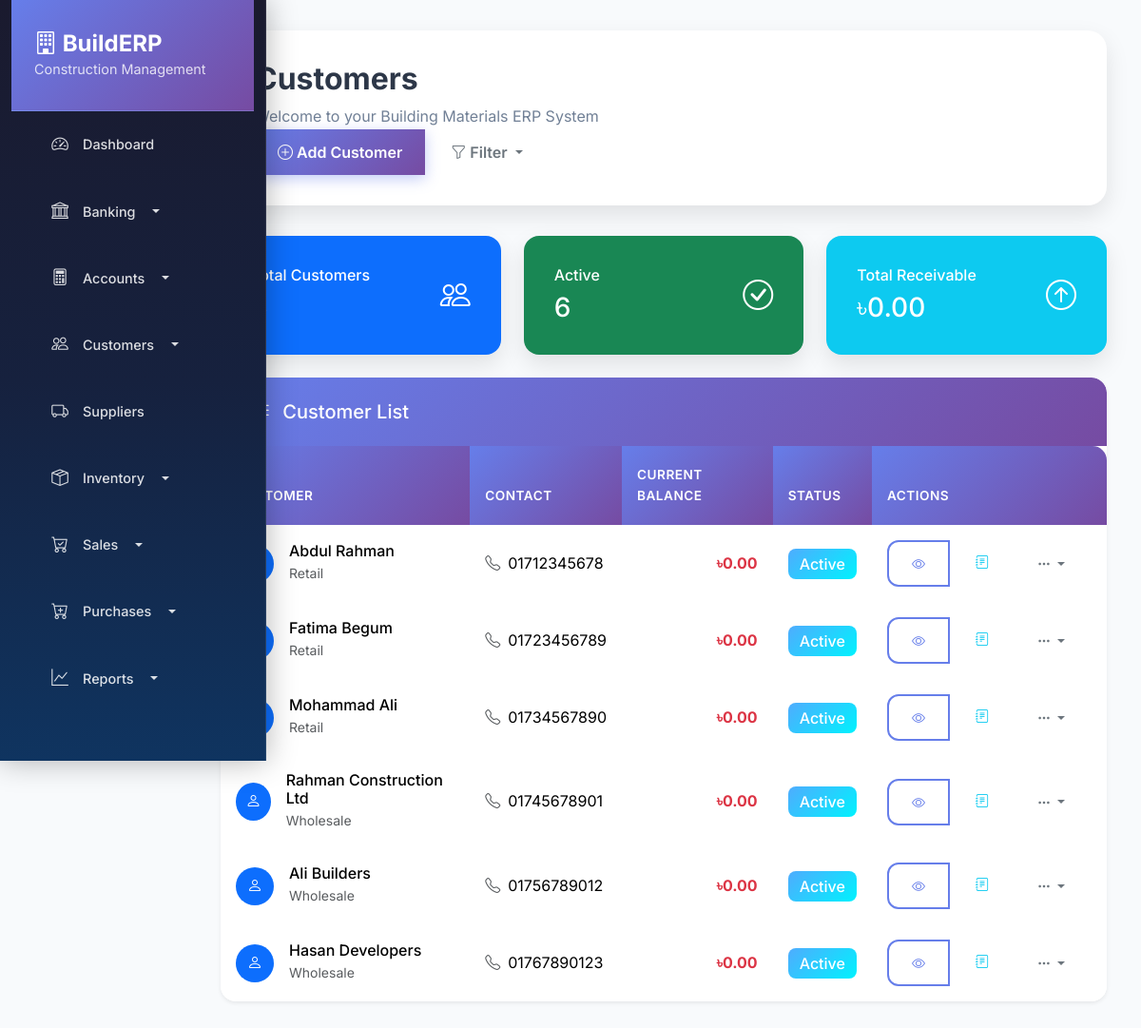
The app's page /customers/ with its own data.
### customers/models.py (models this page shows, shortened)
class Customer(models.Model):
    CUSTOMER_TYPES = [
        ('retail', 'Retail'),
        ('wholesale', 'Wholesale'),
    ]
    name = models.CharField(max_length=200)
    customer_type = models.CharField(max_length=20, choices=CUSTOMER_TYPES)
    contact_person = models.CharField(max_length=100, blank=True)
    phone = models.CharField(max_length=20, blank=True)
    email = models.EmailField(blank=True)
    address = models.TextField(blank=True)
    city = models.CharField(max_length=100, blank=True)
    credit_limit = models.DecimalField(max_digits=15, decimal_places=2, default=0)
    opening_balance = models.DecimalField(max_digits=15, decimal_places=2, default=0)
    current_balance = models.DecimalField(max_digits=15, decimal_places=2, default=0)
    is_active = models.BooleanField(default=True)
    created_at = models.DateTimeField(auto_now_add=True)
    updated_at = models.DateTimeField(auto_now=True)
    class Meta:
        verbose_name = "Customer"
        verbose_name_plural = "Customers"

### customers/views.py (the view)
# urls.py: path('', views.CustomerListView.as_view(), name='customer_list'),
class CustomerListView(ListView):
    model = Customer
    template_name = 'customers/customer_list.html'
    context_object_name = 'customers'
    def get_context_data(self, **kwargs):
        context = super().get_context_data(**kwargs)
        customers = self.get_queryset()
        total_receivable = sum(customer.current_balance for customer in customers if customer.current_balance > 0)
        total_payable = sum(abs(customer.current_balance) for customer in customers if customer.current_balance < 0)
        active_customers = customers.filter(is_active=True).count()
        context.update({
            'total_receivable': total_receivable,
            'total_payable': total_payable,
            'active_customers': active_customers,
        })
        return context

### templates/customers/customer_list.html (shortened to what this page needs)
{% extends 'base.html' %}
{% block page_title %}Customers{% endblock %}
{% block page_actions %}
<div class="btn-group">
    <a href="{% url 'customers:customer_create' %}" class="btn btn-primary">
        <i class="bi bi-plus-circle"></i> Add Customer
    </a>
    <button type="button" class="btn btn-outline-secondary dropdown-toggle" data-bs-toggle="dropdown">
        <i class="bi bi-funnel"></i> Filter
    </button>
</div>
{% endblock %}
{% block content %}
<div class="row mb-4">
    <div class="col-md-4">
        <div class="card bg-primary text-white">
            <div class="card-body">
                <div class="d-flex justify-content-between">
                    <div>
                        <h6 class="card-title">Total Customers</h6>
                        <h3 class="mb-0">{{ customers|length }}</h3>
                    </div>
                    <div class="align-self-center">
                        <i class="bi bi-people" style="font-size: 2rem;"></i>
                    </div>
                </div>
            </div>
        </div>
    </div>
    <div class="col-md-4">
        <div class="card bg-success text-white">
            <div class="card-body">
                <div class="d-flex justify-content-between">
                    <div>
                        <h6 class="card-title">Active</h6>
                        <h3 class="mb-0">{{ active_customers }}</h3>
                    </div>
                    <div class="align-self-center">
                        <i class="bi bi-check-circle" style="font-size: 2rem;"></i>
                    </div>
                </div>
            </div>
        </div>
    </div>
    <div class="col-md-4">
        <div class="card bg-info text-white">
            <div class="card-body">
                <div class="d-flex justify-content-between">
                    <div>
                        <h6 class="card-title">Total Receivable</h6>
                        <h3 class="mb-0">৳{{ total_receivable|floatformat:2 }}</h3>
                    </div>
                    <div class="align-self-center">
                        <i class="bi bi-arrow-up-circle" style="font-size: 2rem;"></i>
                    </div>
                </div>
            </div>
        </div>
    </div>
</div>
<div class="row">
    <div class="col-12">
        <div class="card shadow-sm">
            <div class="card-header bg-light">
                <h5 class="mb-0">
                    <i class="bi bi-list-ul me-2"></i>
                    Customer List
                </h5>
            </div>
            <div class="card-body p-0">
                {% if customers %}
                <div class="table-responsive">
                    <table class="table table-hover mb-0">
                        <thead class="table-dark">
                            <tr>
                                <th>Customer</th>
                                <th>Contact</th>
                                <th>Current Balance</th>
                                <th>Status</th>
                                <th>Actions</th>
                            </tr>
                        </thead>
                        <tbody>
                            {% for customer in customers %}
                            <tr>
                                <td>
                                    <div class="d-flex align-items-center">
                                        <div class="avatar-sm bg-primary text-white rounded-circle d-flex align-items-center justify-content-center me-3">
                                            <i class="bi bi-person"></i>
                                        </div>
                                        <div>
                                            <h6 class="mb-0">{{ customer.name }}</h6>
                                            <small class="text-muted">{{ customer.get_customer_type_display }}</small>
                                        </div>
                                    </div>
                                </td>
                                <td>
                                    <div class="d-flex align-items-center">
                                        <i class="bi bi-telephone me-2 text-muted"></i>
                                        <span>{{ customer.phone|default:"No phone" }}</span>
                                    </div>
                                </td>
                                <td>
                                    <div class="text-end">
                                        <div class="fw-bold {% if customer.current_balance >= 0 %}text-danger{% else %}text-success{% endif %}">
                                            ৳{{ customer.current_balance|floatformat:2 }}
                                        </div>
                                    </div>
                                </td>
                                <td>
                                    <span class="badge {% if customer.is_active %}bg-success{% else %}bg-danger{% endif %} fs-6">
                                        {% if customer.is_active %}Active{% else %}Inactive{% endif %}
                                    </span>
                                </td>
                                <td>
                                    <div class="btn-group" role="group">
                                        <a href="{% url 'customers:customer_detail' customer.pk %}" class="btn btn-outline-primary btn-sm" title="View Details">
                                            <i class="bi bi-eye"></i>
                                        </a>
                                        <a href="{% url 'customers:customer_ledger_detail' customer.pk %}" class="btn btn-outline-info btn-sm" title="View Ledger">
                                            <i class="bi bi-journal-text"></i>
                                        </a>
                                        <div class="btn-group" role="group">
                                            <button type="button" class="btn btn-outline-secondary btn-sm dropdown-toggle" data-bs-toggle="dropdown" title="More Actions">
                                                <i class="bi bi-three-dots"></i>
                                            </button>
                                        </div>
                                    </div>
                                </td>
                            </tr>
                            {% endfor %}
                        </tbody>
                    </table>
                </div>
                {% endif %}
            </div>
        </div>
    </div>
</div>
{% endblock %}

### templates/base.html (style rules this page uses)
:root { --primary-gradient: linear-gradient(135deg, #667eea 0%, #764ba2 100%); --secondary-gradient: linear-gradient(135deg, #f093fb 0%, #f5576c 100%); --success-gradient: linear-gradient(135deg, #4facfe 0%, #00f2fe 100%); --warning-gradient: linear-gradient(135deg, #43e97b 0%, #38f9d7 100%); --danger-gradient: linear-gradient(135deg, #fa709a 0%, #fee140 100%); --dark-gradient: linear-gradient(135deg, #2c3e50 0%, #34495e 100%); --light-bg: #f8fafc; --card-shadow: 0 10px 25px rgba(0, 0, 0, 0.1); --hover-shadow: 0 20px 40px rgba(0, 0, 0, 0.15); --border-radius: 20px; --transition: all 0.3s cubic-bezier(0.4, 0, 0.2, 1); }
* { font-family: 'Inter', sans-serif; }
body { background: var(--light-bg); overflow-x: hidden; line-height: 1.6; }
.card { border: none; border-radius: var(--border-radius); box-shadow: var(--card-shadow); transition: var(--transition); background: white; overflow: hidden; position: relative; }
.card-header { background: var(--primary-gradient); color: white; border: none; padding: 1.5rem 2rem; border-radius: var(--border-radius) var(--border-radius) 0 0; font-weight: 600; font-size: 1.1rem; }
.card-body { padding: 2rem; }
.btn { border-radius: 12px; padding: 0.75rem 1.5rem; font-weight: 600; transition: var(--transition); border: none; position: relative; overflow: hidden; text-transform: none; }
.btn-primary { background: var(--primary-gradient); box-shadow: 0 4px 15px rgba(102, 126, 234, 0.4); }
.btn-outline-primary { border: 2px solid #667eea; color: #667eea; background: transparent; }
.table { border-radius: 15px; overflow: hidden; box-shadow: 0 4px 15px rgba(0, 0, 0, 0.05); background: white; }
.table thead th { background: var(--primary-gradient); color: white; border: none; padding: 1.25rem 1rem; font-weight: 600; text-transform: uppercase; font-size: 0.85rem; letter-spacing: 0.5px; }
.table tbody tr { transition: var(--transition); }
.table tbody td { padding: 1rem; border: none; vertical-align: middle; }
.badge { border-radius: 8px; padding: 0.5rem 0.75rem; font-weight: 500; font-size: 0.8rem; }
.badge.bg-success { background: var(--success-gradient) !important; }
.table th { background-color: #f8f9fa; border-top: none; }

### templates/customers/customer_list.html (style rules this page uses)
.avatar-sm { width: 40px; height: 40px; font-size: 1rem; }
.table th { border-top: none; font-weight: 600; color: #495057; }
.table td { vertical-align: middle; }
.badge { font-size: 0.75rem; padding: 0.5rem 0.75rem; }
.btn-group .btn { margin-right: 0.25rem; }
.card { border: none; border-radius: 1rem; }
.card-header { border-radius: 1rem 1rem 0 0 !important; border: none; }

### records on screen
Customer: name "Abdul Rahman", customer_type "Retail", phone "01712345678", current_balance "0.00", is_active "Active"
Customer: name "Fatima Begum", customer_type "Retail", phone "01723456789", current_balance "0.00", is_active "Active"
Customer: name "Mohammad Ali", customer_type "Retail", phone "01734567890", current_balance "0.00", is_active "Active"
Customer: name "Rahman Construction Ltd", customer_type "Wholesale", phone "01745678901", current_balance "0.00", is_active "Active"
Customer: name "Ali Builders", customer_type "Wholesale", phone "01756789012", current_balance "0.00", is_active "Active"
Customer: name "Hasan Developers", customer_type "Wholesale", phone "01767890123", current_balance "0.00", is_active "Active"

### other values on screen
{{ active_customers }} "6"
{{ total_receivable|floatformat:2 }} "0.00"
